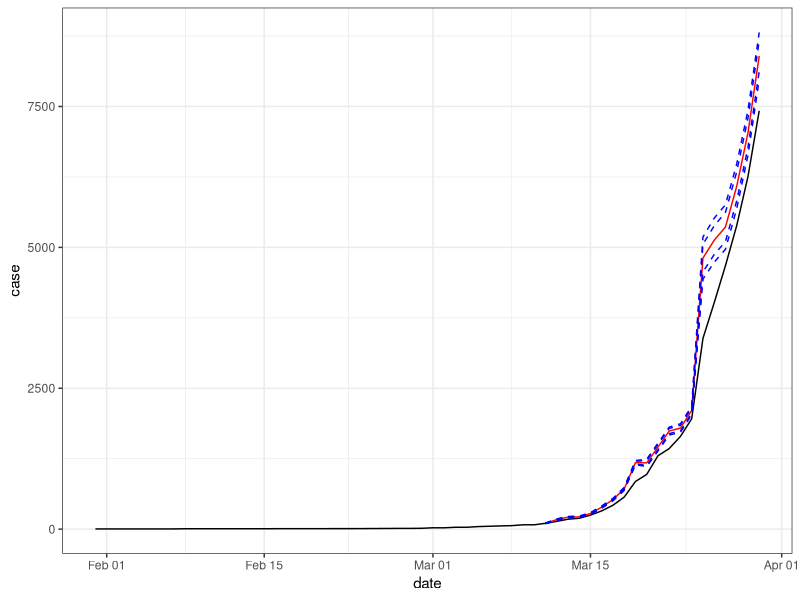
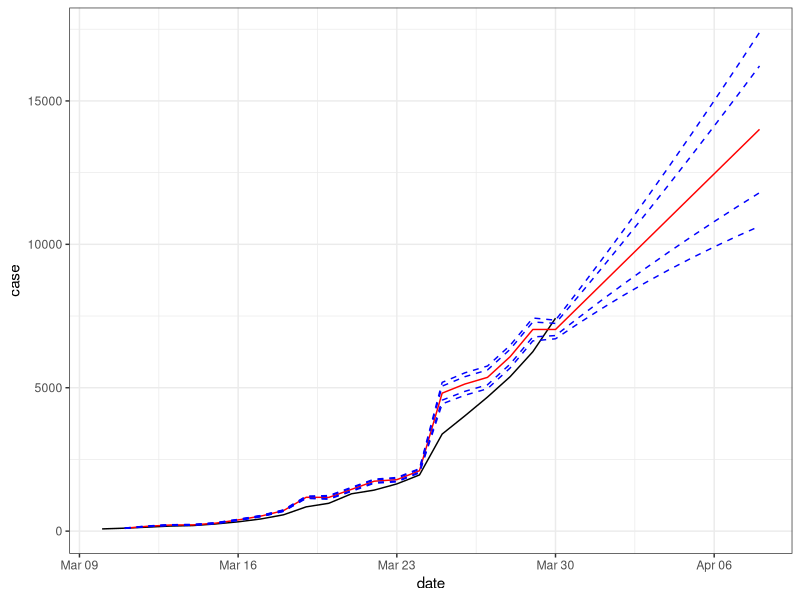

The R script that drew these images, in order:
library(ggplot2)
library(tidyverse)
library(forecast)

###dry run
#notes on each step are in the functions 
covid <- read.csv("covid19.csv")
covid$date <- as.Date(covid$date,format="%d-%m-%Y")
covid %>% 
  filter(prname=="Canada") %>%
  select(date, numconf) -> covidCanada
covidCanada
dcovid <- as.data.frame(seq.Date(min(covid$date),max(covid$date),by="day"))
colnames(dcovid) <- c("date")

covidCanada <- left_join(dcovid,covidCanada,by="date") %>% rename(case=numconf)
covidCanada$case <- as.integer(as.character(covidCanada$case))
x <- NULL
for (i in 1:nrow(covidCanada)){
  if (class(covidCanada[i,2])=="integer" & !is.na(covidCanada[i,2])){
    x <- covidCanada[i,2]
  }
  if (is.na(covidCanada[i,2])==TRUE){
    covidCanada[i,2] <- x
  }
}

covidCanada

covidCanada[,"Pred"] <- as.data.frame(matrix(ncol=1,nrow=nrow(covidCanada)))
covidCanada[,"Lo80"] <- as.data.frame(matrix(ncol=1,nrow=nrow(covidCanada)))
covidCanada[,"Hi80"] <- as.data.frame(matrix(ncol=1,nrow=nrow(covidCanada)))
covidCanada[,"Lo95"] <- as.data.frame(matrix(ncol=1,nrow=nrow(covidCanada)))
covidCanada[,"Hi95"] <- as.data.frame(matrix(ncol=1,nrow=nrow(covidCanada)))


for (i in 1:20){
  fit <- forecast(auto.arima(covidCanada[1:40+i,2]))
  covidCanada[40+i,"Pred"] <- fit$mean[1]
  covidCanada[40+i,c("Lo80","Lo95")] <- fit$lower[1,1:2]
  covidCanada[40+i,c("Hi80","Hi95")] <- fit$upper[1,1:2]
}
ggplot(covidCanada,aes(x=date)) + 
  geom_line(aes(y=case)) +
  geom_line(aes(y=Pred),color="red") +
  geom_line(aes(y=Lo80), color = "blue", linetype = "dashed") +
  geom_line(aes(y=Hi80), color = "blue", linetype = "dashed") +
  geom_line(aes(y=Lo95), color = "blue", linetype = "dashed") +
  geom_line(aes(y=Hi95), color = "blue", linetype = "dashed") +
  theme_bw()
covidCanada



forecast <- forecast(auto.arima(covidCanada[1:59,2]))

covidCanada[60:69,"Pred"] <- forecast$mean
covidCanada[60:69,c("Lo80","Lo95")] <- forecast$lower[,1:2]
covidCanada[60:69,c("Hi80","Hi95")] <- forecast$upper[,1:2]

for (i in 60:69){
  covidCanada[i,1] <- covidCanada[i-1,1]+1 
}
ggplot(covidCanada[40:69,],aes(x=date)) + 
  geom_line(aes(y=case)) +
  geom_line(aes(y=Pred),color="red") +
  geom_line(aes(y=Lo80), color = "blue", linetype = "dashed") +
  geom_line(aes(y=Hi80), color = "blue", linetype = "dashed") +
  geom_line(aes(y=Lo95), color = "blue", linetype = "dashed") +
  geom_line(aes(y=Hi95), color = "blue", linetype = "dashed") +
  theme_bw()

covidCanada

###extractor function 
#takes in the name of the province and the name of the columns, both in the string form
#outputs the dataframe with the cases variable of interest in the province by date 
extract <- function(pn,cn){
  covid %>% 
    filter(prname==pn) %>%
    select(date, cn) -> covidCanada
  
  #the data source excluded the days where there's no change in number
  #autofill a dataframe with the dates from the first day to the current day
  dcovid <- as.data.frame(seq.Date(min(covid$date),max(covid$date),by="day"))
  colnames(dcovid) <- c("date")
  
  #merge the case data into the dataframe with all dates 
  covidCanada <- left_join(dcovid,covidCanada,by="date") %>% rename(case=cn)
  #after merging, the days where there's no change in number will have NA values
  
  #convert the case column from factor to numeric integer 
  covidCanada$case <- as.integer(as.character(covidCanada$case))
  
  ##fill the NA values 
  #initialize value-storage variable x
  x <- NULL
  #some provinces have 0 case on the first day of all, so after the merge the value will be NA on the first day
  #if the value is NA then fill the cell with 0 until an actual value is encountered
  if (is.na(covidCanada[1,2])==TRUE){
    x = 0
  }
  #check the cells for actual numerical values and not NA
  for (i in 1:nrow(covidCanada)){
    if (class(covidCanada[i,2])=="integer" & !is.na(covidCanada[i,2])){
      #if the cell actually contains a value then the value-storage variable will change to that value
      x <- covidCanada[i,2]
    }
    #if the cell has NA value, then fill it with whatever value saved in the value-storage variable
    #either 0 or an actual value
    if (is.na(covidCanada[i,2])==TRUE){
      covidCanada[i,2] <- x
    }
  }
  
  #create columns to contain the forecast
  #not the most convenient way to add more columns to a dataframe...
  #the *forecast* function from the package *forecast* will be used
  #the *forecast* function will compute these values that will be useful on the plot
  covidCanada[,"Pred"] <- as.data.frame(matrix(ncol=1,nrow=nrow(covidCanada)))
  covidCanada[,"Lo80"] <- as.data.frame(matrix(ncol=1,nrow=nrow(covidCanada)))
  covidCanada[,"Hi80"] <- as.data.frame(matrix(ncol=1,nrow=nrow(covidCanada)))
  covidCanada[,"Lo95"] <- as.data.frame(matrix(ncol=1,nrow=nrow(covidCanada)))
  covidCanada[,"Hi95"] <- as.data.frame(matrix(ncol=1,nrow=nrow(covidCanada)))
  
  #not necessary but good to have a look at the created dataframe...
  print(covidCanada)
}

#model training function with data
#not really useful... but could probably tell whether the model is underestimating or overestimating from here... 
#the extractor function is called in here so there's no need to call the extractor function and save the dataframe in an object
trainForecast <- function(pn,cn){
  #embed extractor function
  #extractor function takes name of province and name of column both in strings
  covidCanada <- extract(pn,cn)
  
  #the number of rows of the dataset
  #useful for indexing in loops
  nrow <- nrow(covidCanada)
  
  #use 20 less data to train model
  for (i in 1:20){
    #use auto arima to automatically select the model with smallest aic
    #new models will be trained whenever a new value is incorporated
    #not sure if it's a good practice...
    #save forecast object for data extraction later 
    fit <- forecast(auto.arima(covidCanada[1:(nrow-20)+i,2]))
    
    #the predicted value of the first upcoming datapoint is in the $mean[1] of the forecast object
    covidCanada[(nrow-20)+i,"Pred"] <- fit$mean[1]
    #extract lower CI at 80% and 95% 
    covidCanada[(nrow-20)+i,c("Lo80","Lo95")] <- fit$lower[1,1:2]
    #same thing but upper CI
    covidCanada[(nrow-20)+i,c("Hi80","Hi95")] <- fit$upper[1,1:2]
  }
  
  #not necessary but why not have a look at the df to check if the values are properly stored in
  print(covidCanada)
  
  #now plotting
  #start the plot from the preceeding 30 points
  ggplot(covidCanada[(nrow-30):nrow,],aes(x=date)) +
    geom_line(aes(y=case)) +
    geom_line(aes(y=Pred),color="red") +
    geom_line(aes(y=Lo80), color = "blue", linetype = "dashed") +
    geom_line(aes(y=Hi80), color = "blue", linetype = "dashed") +
    geom_line(aes(y=Lo95), color = "blue", linetype = "dashed") +
    geom_line(aes(y=Hi95), color = "blue", linetype = "dashed") +
    #personal favourite theme in ggplot
    theme_bw()
}


##actual forecaster function
#extractor function embedded so no need to call it separately 
forecaster <- function(pn,cn){
  #embed extractor function
  #extractor function takes name of province and name of column both in strings
  covidCanada <- extract(pn,cn)
  #the number of observations in the data, for indexing purpose later
  nrow <- nrow(covidCanada)
  #save the forecast object from the model training 
  #the model uses 1 less data point than the actual number of the observation.
  #when forecasting, the first forecast value will be an already-made observation
  #not sure how useful it is in terms of checking model performance... but why not
  forecast <- forecast(auto.arima(covidCanada[1:(nrow-1),2]))
  
  #the forecast is made on 10 values at a time
  #since one observation was taken off, the first forecast will be for that observation
  #so there's only 9 new forecast left
  #hence indexing +9 
  covidCanada[nrow:(nrow+9),"Pred"] <- forecast$mean
  covidCanada[nrow:(nrow+9),c("Lo80","Lo95")] <- forecast$lower[,1:2]
  covidCanada[nrow:(nrow+9),c("Hi80","Hi95")] <- forecast$upper[,1:2]
  
  #autofill the dates for the new forecast 
  for (i in nrow:(nrow+9)){
    covidCanada[i,1] <- covidCanada[i-1,1]+1 
  }
  
  #again not necessary but why not take a look at the numbers and look at the graph later... 
  print(covidCanada)
  
  #plotting
  #show 10 preceeding values up to the newest forecasted value
  ggplot(covidCanada[(nrow-10):(nrow+9),],aes(x=date)) + 
    geom_line(aes(y=case)) +
    geom_line(aes(y=Pred),color="red") +
    geom_line(aes(y=Lo80), color = "blue", linetype = "dashed") +
    geom_line(aes(y=Hi80), color = "blue", linetype = "dashed") +
    geom_line(aes(y=Lo95), color = "blue", linetype = "dashed") +
    geom_line(aes(y=Hi95), color = "blue", linetype = "dashed") +
    theme_bw()
}

###forecaster function with an option to choose how many days to go back when training the model for forecasting 
#6 days of lag in data confirmation was noted in the source
#meaning the data point from up to 6 days before the current date until the current date may be unreliable and is probably not useful as training data
forecasterDB <- function(pn,cn,db){
  #embed extractor function 
  #extractor function takes the name of the province and the name of the column, both in string 
  covidCanada <- extract(pn,cn)
  #record the number of rows of the subsetted dataset for indexing purpose
  nrow <- nrow(covidCanada)
  #this is the index of the data which the user will use to train the model
  #get it by subtracting the defined day lags (db) from the number of total observation in the dataframe 
  val <- nrow-db
  #subset the training data and fit the model
  forecast <- forecast(auto.arima(covidCanada[1:val,2]))
  
  #saving forecast and CI values into the dataframe 
  covidCanada[val:(val+9),"Pred"] <- forecast$mean
  covidCanada[val:(val+9),c("Lo80","Lo95")] <- forecast$lower[,1:2]
  covidCanada[val:(val+9),c("Hi80","Hi95")] <- forecast$upper[,1:2]
  
  #autofill the dates for the new forecast values
  for (i in val:(val+9)){
    covidCanada[i,1] <- covidCanada[i-1,1]+1 
  }
  
  #display the data table
  print(covidCanada)
  
  #plot 
  ggplot(covidCanada[(val-10):(val+9),],aes(x=date)) + 
    geom_line(aes(y=case)) +
    geom_line(aes(y=Pred),color="red") +
    geom_line(aes(y=Lo80), color = "blue", linetype = "dashed") +
    geom_line(aes(y=Hi80), color = "blue", linetype = "dashed") +
    geom_line(aes(y=Lo95), color = "blue", linetype = "dashed") +
    geom_line(aes(y=Hi95), color = "blue", linetype = "dashed") +
    theme_bw()
}

extract("British Columbia","numdeaths")

colnames(covid)

###issues:
# the way missing data is handled should be different depending on the column of interest
# if the column is Deaths, New, Recoveries, then the missing values should be filled with 0
# if the column is Case, then the missing values should be filled with the previous numerical value
